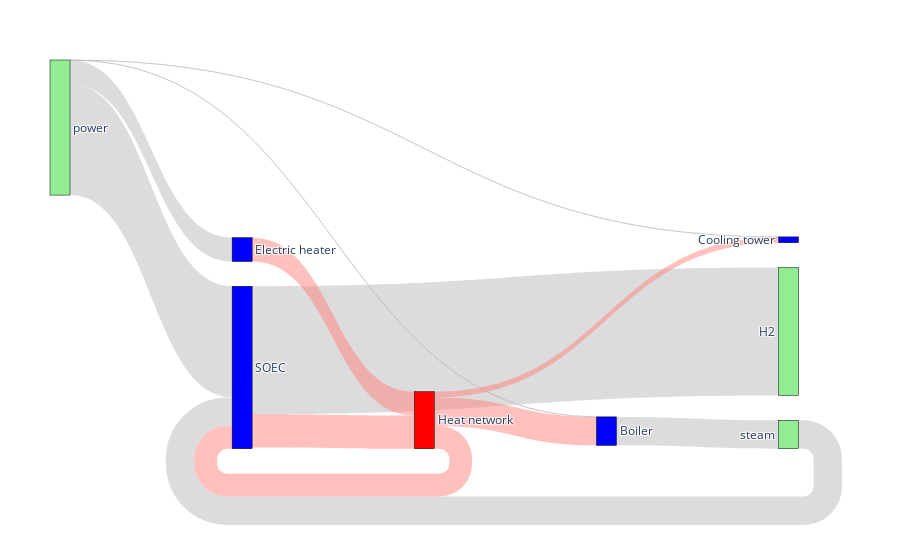

This figure's notebook cell:
### Markdown cell above
From the energy balance it can observed that the energy efficiency of the system is quite high:

### Code cell
vivi_sankey(answer,valueIndex=1) # Ploting a Sankey diagram of the energy balance (HHV basis)

### Figure 1 — Plotly figure (JSON) as saved in the notebook; plotly's stock layout.template omitted (floating-point values rounded to 4 significant figures)
{"data": [{"link": {"color": ["rgba(186,186,186,0.5)", "rgba(186,186,186,0.5)", "rgba(186,186,186,0.5)", "rgba(186,186,186,0.5)", "rgba(186,186,186,0.5)", "rgba(186,186,186,0.5)", "rgba(186,186,186,0.5)", "rgba(186,186,186,0.5)", "rgba(186,186,186,0.5)", "rgba(186,186,186,0.5)", "rgba(255,129,127,0.5)", "rgba(255,129,127,0.5)", "rgba(255,129,127,0.5)", "rgba(255,129,127,0.5)", "rgba(255,129,127,0.5)", "rgba(255,129,127,0.5)", "rgba(255,129,127,0.5)", "rgba(255,129,127,0.5)"], "source": [7, 6, 0, 0, 0, 6, 5, 1, 6, 6, 9, 0, 9, 1, 9, 2, 9, 3], "target": [0, 0, 8, 5, 4, 1, 1, 7, 2, 3, 0, 9, 1, 9, 2, 9, 3, 9], "value": [8758.0, 34230.0, 39390.0, 0, 0, 0.05782, 0, 8758.0, 7330.0, 25.32, 7023.0, 10220.0, 8758.0, 0, 0, 7330.0, 1771.0, 0]}, "node": {"color": ["blue", "blue", "blue", "blue", "#90EE90", "#90EE90", "#90EE90", "#90EE90", "#90EE90", "red"], "label": ["SOEC", "Boiler", "Electric heater", "Cooling tower", "O2", "water", "power", "steam", "H2", "Heat network"], "line": {"color": "black", "width": 0.5}, "pad": 15, "thickness": 20}, "type": "sankey"}], "layout": {"margin": {"b": 50, "l": 50, "r": 50, "t": 60}}}
